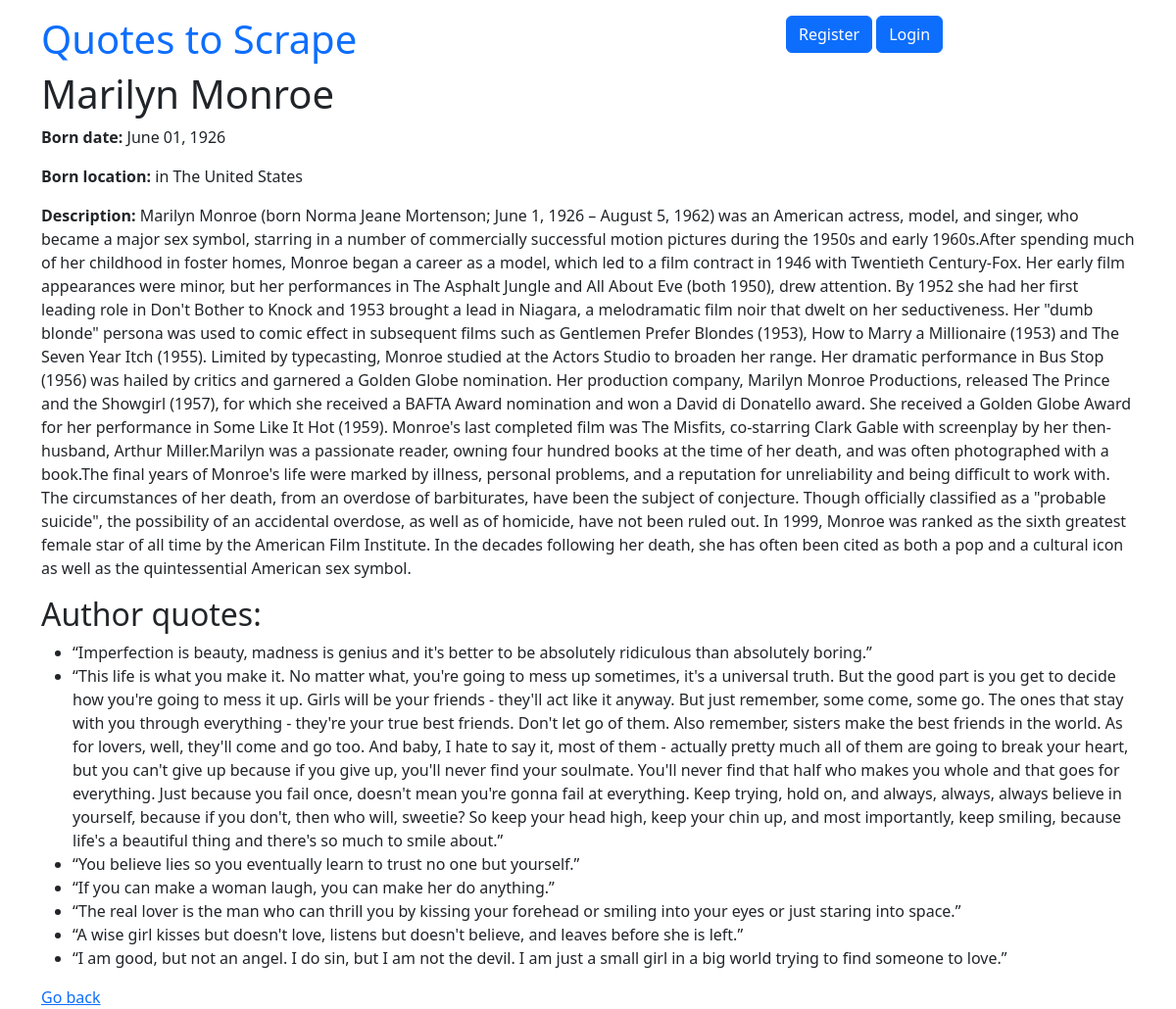
The app's page /author/4/ with its own data.
### quotes/models.py (models this page shows, shortened)
class Author(models.Model):
    fullname = models.CharField(max_length=50)
    born_date = models.CharField(max_length=50)
    born_location = models.CharField(max_length=150)
    description = models.TextField()
    created_at = models.DateField(auto_now_add=True)

class Quote(models.Model):
    quote = models.TextField()
    tags = models.ManyToManyField(Tag)
    author = models.ForeignKey(Author, on_delete=models.CASCADE, default=None, null=True)
    created_at = models.DateTimeField(auto_now_add=True)

### quotes/views.py (the view)
# urls.py: path('author/<int:author_id>/', views.author_detail, name='author_detail'),
def author_detail(request, author_id):
    author = get_object_or_404(Author, id=author_id)
    return render(request, 'quotes/author_detail.html', {'author': author})

### quotes/templates/quotes/author_detail.html
{% extends "quotes/base.html" %}
{% block content %}
    <h1>{{ author.fullname }}</h1>
    <p><strong>Born date:</strong> {{ author.born_date }}</p>
    <p><strong>Born location:</strong> {{ author.born_location }}</p>
    <p><strong>Description:</strong> {{ author.description }}</p>
    <h2>Author quotes:</h2>
    <ul>
        {% for quote in author.quote_set.all %}
            <li>{{ quote.quote }}</li>
        {% endfor %}
    </ul>
    <a href="{% url 'quotes:root' %}">Go back</a>
{% endblock %}

### records on screen
Author: fullname "Marilyn Monroe", born_date "June 01, 1926", born_location "in The United States", description "Marilyn Monroe (born Norma Jeane Mortenson; June 1, 1926 – August 5, 1962) was an American actress, model, and singer, who became a major sex symbol, starring in a number of commercially successful motion pictures during the 1950s and early 1960s.After spending much of her childhood in foster homes, Monroe began a career as a model, which led to a film contract in 1946 with Twentieth Century-Fox. Her early film appearances were minor, but her performances in The Asphalt Jungle and All About Eve (both 1950), drew attention. By 1952 she had her first leading role in Don't Bother to Knock and 1953 brought a lead in Niagara, a melodramatic film noir that dwelt on her seductiveness. Her \"dumb…"
Quote: quote "“Imperfection is beauty, madness is genius and it's better to be absolutely ridiculous than absolutely boring.”"
Quote: quote "“This life is what you make it. No matter what, you're going to mess up sometimes, it's a universal truth. But the good part is you get to decide how you're going to mess it up. Girls will be your friends - they'll act like it anyway. But just remember, some come, some go. The ones that stay with you through everything - they're your true best friends. Don't let go of them. Also remember, sisters make the best friends in the world. As for lovers, well, they'll come and go too. And baby, I hate to say it, most of them - actually pretty much all of them are going to break your heart, but you can't give up because if you give up, you'll never find your soulmate. You'll never find that half who…"
Quote: quote "“You believe lies so you eventually learn to trust no one but yourself.”"
Quote: quote "“If you can make a woman laugh, you can make her do anything.”"
Quote: quote "“The real lover is the man who can thrill you by kissing your forehead or smiling into your eyes or just staring into space.”"
Quote: quote "“A wise girl kisses but doesn't love, listens but doesn't believe, and leaves before she is left.”"
Quote: quote "“I am good, but not an angel. I do sin, but I am not the devil. I am just a small girl in a big world trying to find someone to love.”"
